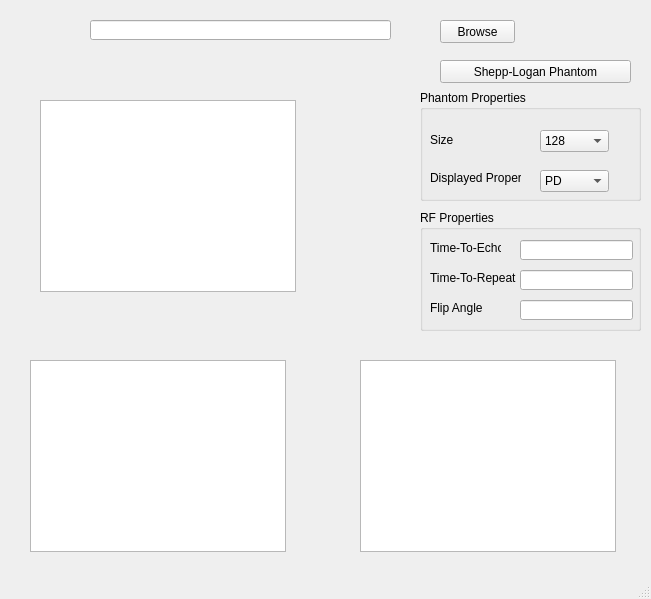
<?xml version="1.0" encoding="UTF-8"?>
<ui version="4.0">
 <class>MainWindow</class>
 <widget class="QMainWindow" name="MainWindow">
  <property name="geometry">
   <rect>
    <x>0</x>
    <y>0</y>
    <width>651</width>
    <height>599</height>
   </rect>
  </property>
  <property name="windowTitle">
   <string>MainWindow</string>
  </property>
  <widget class="QWidget" name="centralwidget">
   <widget class="QPushButton" name="browse_button">
    <property name="geometry">
     <rect>
      <x>440</x>
      <y>20</y>
      <width>75</width>
      <height>23</height>
     </rect>
    </property>
    <property name="text">
     <string>Browse</string>
    </property>
   </widget>
   <widget class="QLineEdit" name="path_of_file">
    <property name="geometry">
     <rect>
      <x>90</x>
      <y>20</y>
      <width>301</width>
      <height>20</height>
     </rect>
    </property>
   </widget>
   <widget class="QGroupBox" name="groupBox">
    <property name="geometry">
     <rect>
      <x>420</x>
      <y>90</y>
      <width>221</width>
      <height>111</height>
     </rect>
    </property>
    <property name="title">
     <string>Phantom Properties</string>
    </property>
    <widget class="QLabel" name="label">
     <property name="geometry">
      <rect>
       <x>10</x>
       <y>40</y>
       <width>81</width>
       <height>20</height>
      </rect>
     </property>
     <property name="text">
      <string>Size</string>
     </property>
    </widget>
    <widget class="QComboBox" name="phantom_size">
     <property name="geometry">
      <rect>
       <x>120</x>
       <y>40</y>
       <width>69</width>
       <height>22</height>
      </rect>
     </property>
     <item>
      <property name="text">
       <string>128</string>
      </property>
     </item>
     <item>
      <property name="text">
       <string>256</string>
      </property>
     </item>
     <item>
      <property name="text">
       <string>512</string>
      </property>
     </item>
    </widget>
    <widget class="QLabel" name="label_2">
     <property name="geometry">
      <rect>
       <x>10</x>
       <y>80</y>
       <width>91</width>
       <height>16</height>
      </rect>
     </property>
     <property name="text">
      <string>Displayed Property</string>
     </property>
    </widget>
    <widget class="QComboBox" name="phantom_mode">
     <property name="geometry">
      <rect>
       <x>120</x>
       <y>80</y>
       <width>69</width>
       <height>22</height>
      </rect>
     </property>
     <item>
      <property name="text">
       <string>PD</string>
      </property>
     </item>
     <item>
      <property name="text">
       <string>T1</string>
      </property>
     </item>
     <item>
      <property name="text">
       <string>T2</string>
      </property>
     </item>
    </widget>
   </widget>
   <widget class="QGroupBox" name="groupBox_2">
    <property name="geometry">
     <rect>
      <x>420</x>
      <y>210</y>
      <width>221</width>
      <height>121</height>
     </rect>
    </property>
    <property name="title">
     <string>RF Properties</string>
    </property>
    <widget class="QLabel" name="label_3">
     <property name="geometry">
      <rect>
       <x>10</x>
       <y>30</y>
       <width>71</width>
       <height>16</height>
      </rect>
     </property>
     <property name="text">
      <string>Time-To-Echo</string>
     </property>
    </widget>
    <widget class="QLabel" name="label_4">
     <property name="geometry">
      <rect>
       <x>10</x>
       <y>90</y>
       <width>61</width>
       <height>16</height>
      </rect>
     </property>
     <property name="text">
      <string>Flip Angle</string>
     </property>
    </widget>
    <widget class="QLabel" name="label_5">
     <property name="geometry">
      <rect>
       <x>10</x>
       <y>60</y>
       <width>91</width>
       <height>16</height>
      </rect>
     </property>
     <property name="text">
      <string>Time-To-Repeat</string>
     </property>
    </widget>
    <widget class="QLineEdit" name="TR_edit">
     <property name="geometry">
      <rect>
       <x>100</x>
       <y>60</y>
       <width>113</width>
       <height>20</height>
      </rect>
     </property>
    </widget>
    <widget class="QLineEdit" name="TE_edit">
     <property name="geometry">
      <rect>
       <x>100</x>
       <y>30</y>
       <width>113</width>
       <height>20</height>
      </rect>
     </property>
    </widget>
    <widget class="QLineEdit" name="FA_edit">
     <property name="geometry">
      <rect>
       <x>100</x>
       <y>90</y>
       <width>113</width>
       <height>20</height>
      </rect>
     </property>
    </widget>
   </widget>
   <widget class="QPushButton" name="shepp_logan">
    <property name="geometry">
     <rect>
      <x>440</x>
      <y>60</y>
      <width>191</width>
      <height>23</height>
     </rect>
    </property>
    <property name="text">
     <string>Shepp-Logan Phantom</string>
    </property>
   </widget>
   <widget class="PlotWidget" name="recovery_graph">
    <property name="geometry">
     <rect>
      <x>30</x>
      <y>360</y>
      <width>256</width>
      <height>192</height>
     </rect>
    </property>
   </widget>
   <widget class="PlotWidget" name="decay_graph">
    <property name="geometry">
     <rect>
      <x>360</x>
      <y>360</y>
      <width>256</width>
      <height>192</height>
     </rect>
    </property>
   </widget>
   <widget class="QGraphicsView" name="graphicsView">
    <property name="geometry">
     <rect>
      <x>40</x>
      <y>100</y>
      <width>256</width>
      <height>192</height>
     </rect>
    </property>
   </widget>
  </widget>
  <widget class="QMenuBar" name="menubar">
   <property name="geometry">
    <rect>
     <x>0</x>
     <y>0</y>
     <width>651</width>
     <height>21</height>
    </rect>
   </property>
  </widget>
  <widget class="QStatusBar" name="statusbar"/>
 </widget>
 <customwidgets>
  <customwidget>
   <class>PlotWidget</class>
   <extends>QGraphicsView</extends>
   <header>pyqtgraph.h</header>
  </customwidget>
 </customwidgets>
 <resources/>
 <connections/>
</ui>
